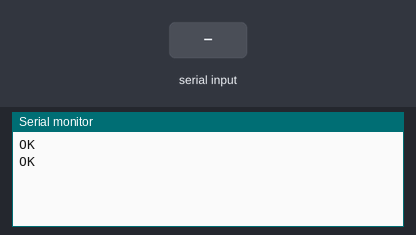
Recording of a sketch running on a simulated Arduino Mega 2560, built with avr-gcc and run on an emulated ATmega2560. On the bench: the last lines printed to the serial monitor. The inputs (shaded band) are chosen by the test bench. The modem accepts every AT command (registered, SIM ready, sends succeed) and sends nothing else.

Above: at 1.7 s.
1.8 s: "1\n" received over the second serial link
At 2.9 s:
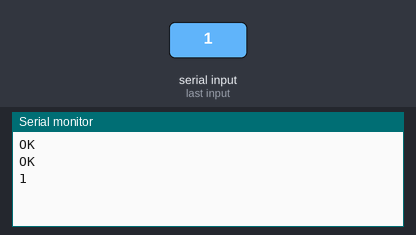
3.3 s: "0\n" received over the second serial link
At 4.1 s:
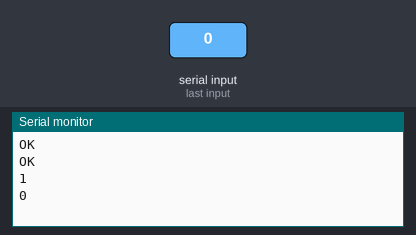

Measured:
- after the input at 1.8 s, the serial monitor: prints a new line at once (image 1)
- after the input at 3.3 s, the serial monitor: prints a new line at once (image 2)

The sketch:

EspTerminal.ino
```cpp
void setup()
{
  Serial.begin(250000);
  Serial1.begin(115200);
  Serial1.println("AT+CIPMUX=1");
  delay(500);
  Serial1.println("AT+CIPSERVER=1,80");
}

void loop()
{
  if (Serial.available() > 0)
  {
    Serial1.println(Serial.readString());
  }
  if (Serial1.available() > 0)
  {
    Serial.println(Serial1.readStringUntil('\n'));
  }
}
```
